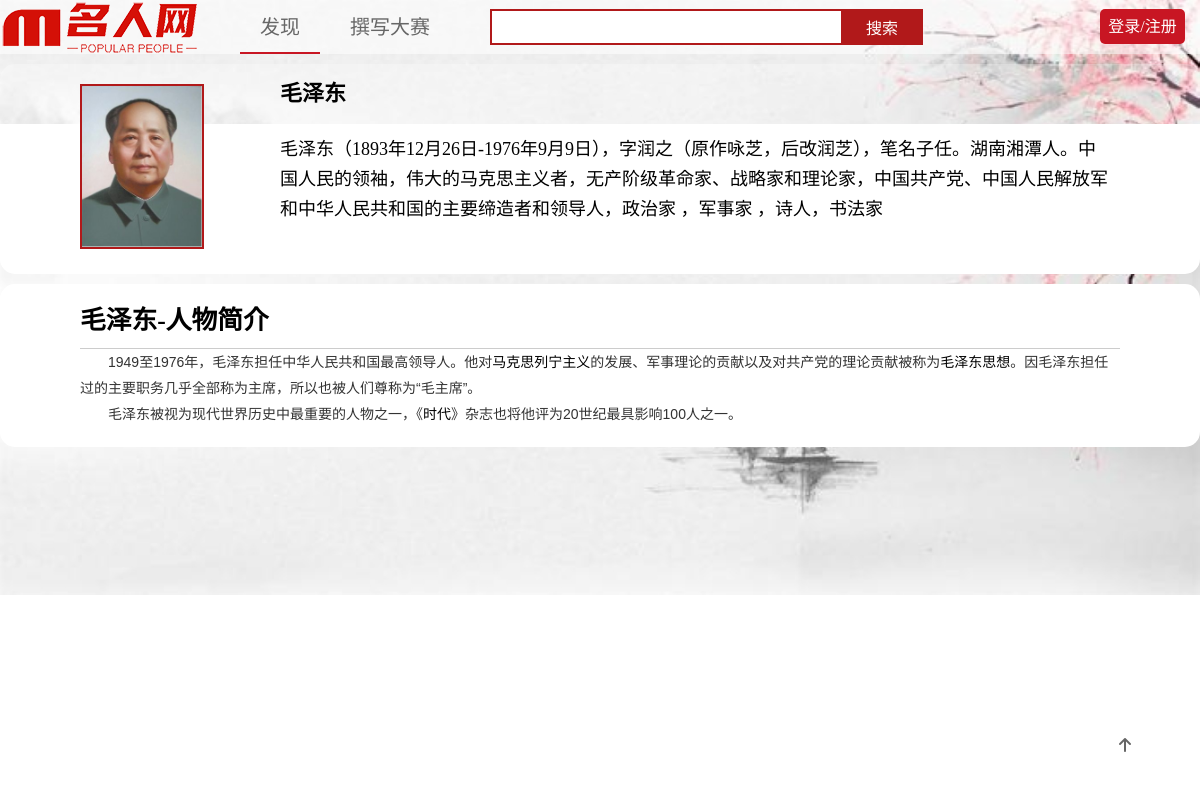
Screenshot of /design/show.php?id=31 with the database file from the repository.
### tables this page shows
CREATE TABLE `introduction`  (
  `id` int(11) UNSIGNED NOT NULL AUTO_INCREMENT,
  `name` varchar(255) NOT NULL,
  `birthday` varchar(255) NOT NULL,
  `work` varchar(255) NOT NULL,
  `introduction` longtext NOT NULL,
  PRIMARY KEY (`id`) USING BTREE
);

CREATE TABLE `images`  (
  `id` int(11) UNSIGNED NOT NULL AUTO_INCREMENT,
  `image` varchar(255) NOT NULL,
  `name` varchar(255) NOT NULL,
  INDEX `id`(`id`) USING BTREE
);

CREATE TABLE `content`  (
  `id` int(10) UNSIGNED NOT NULL AUTO_INCREMENT,
  `name` varchar(255) NOT NULL,
  `content` longtext NOT NULL,
  PRIMARY KEY (`id`) USING BTREE
);

### design/show.php (the view, shortened to what this page needs)
<!DOCTYPE html>
<html lang="en">
<head>
    <link rel="stylesheet" href="./css/base.css">
    <link rel="stylesheet" href="./css/comm.css">
    <link rel="stylesheet" href="./css/discover.css">
    <link rel="stylesheet" href="./css/show.css">
</head>
<body>
    <div class="to_top">
        <a href="#"><p><i></i></p></a>
    </div>
    <div class="shortcut">
        <div class="w">
            <div class="logo fl">
                <h1>
                    <a href="./index.php" title="名人网">名人网</a>
                </h1>
            </div>
            <div class="fl discover">
                <ul>
                    <li>
                        <a href="./discover.php" class="now">发现</a>
                    </li>
                    <?php
                    if (isset($_SESSION['islogin'])) {
                        ?>
                        <li>
                            <a href="./write.php">撰写大赛</a>
                        </li>
                        <?php
                        } else {
                            echo "<li><a href='./login.php'>撰写大赛</a></li>";
                        }
                    ?>
                </ul>
            </div>
            <div class="search">
                <form action="./discover.php">
                    <input type="text" class="text fl" name="search" value="<?php if (!empty($_GET['search'])) echo $_GET['search'];?>">
                    <button class="btn fl" type="submit">搜索</button>
                </form>
            </div>
            <div class="fr login">
            <?php
                if (isset($_SESSION['islogin'])) {
                ?>
                    <span><?php echo $_SESSION['username'];?>,欢迎您!</span>
                    <a href='loginout.php'>注销</a>
                <?php
                    } else {
                    echo "<a href='./login.php'>登录/注册</a>";
                }
            ?>
            </div>
        </div>
    </div>
    <div class="w introduce">
        <div class="nav">
        <?php
        include_once("conn.php");
        if (!empty($_GET['id'])) {
            $id = $_GET['id'];
            $sql = "SELECT `introduction`.`id` ,`introduction`.`name`,`birthday`,`work`,`introduction`,`image`,`content` FROM `introduction`,`images`,`content` WHERE `introduction`.name = `images`.name AND `introduction`.name = `content`.name AND `introduction`.id=$id;";
            $result = $mySQLi -> query($sql);
            $rows = $result->fetch_all(MYSQLI_ASSOC);
            foreach($rows as $row){
                $imagedir=$row['image'];
    ?>
            <img src="<?php echo $imagedir;?>" alt="">
            <div class="top">
                <h3>
                    <?php echo $row['name'];?>
                </h3>
            </div>
            <div class="bottom">
                <p><?php echo $row['introduction'];?></p>
            </div>
        </div>
        <div class="content">
            <div class="content-hd">
                <h3><span><?php echo $row['name'];?></span>-人物简介</h3>
            </div>
            <div class="content-bd">
                <?php echo $row['content'];?>
            </div>
            <?php
            }
        } else {
            echo "<script>location.href = './discover.php';</script>";
        }
    ?>
        </div>
    </div>
</body>
</html>

### design/css/base.css (style rules this page uses)
* { margin: 0; padding: 0 }
em, i { font-style: normal; }
li { list-style: none; }
img { border: 0; vertical-align: middle; }
button { cursor: pointer; }
a { color: #666; text-decoration: none; }

### design/css/comm.css (style rules this page uses)
.fl { float: left; }
.fr { float: right; }
.w { width: 1200px; margin: 0 auto; }

### design/css/discover.css (style rules this page uses)
body { background: url(../img/bj.jpg) no-repeat; background-size: 100%; background-attachment: fixed; }
.shortcut { position: fixed; height: 54px; width: 100%; top: 0; z-index: 999; background-color: rgba(255, 255, 255, 0.555); }
.logo { height: 54px; width: 200px; }
.logo a { display: block; height: 54px; width: 200px; background: url(../img/logo.png) no-repeat; font-size: 0; }
.discover { height: 54px; margin-left: 40px; line-height: 54px; font-size: 20px; }
.discover li { margin-right: 10px; float: left; height: 52px; }
.now { border-bottom: 2px solid #c81623; }
.discover li a { display: block; padding: 0 20px; height: 100%; }
.login { position: absolute; top: 9px; left: 1100px; }
.login a { display: inline-block; height: 35px; width: 85px; border-radius: 5px; line-height: 35px; text-align: center; color: #fff; background-color: #c81623; transition: all 0.7s; }
.search { float: left; height: 54px; margin-top: 9px; margin-left: 30px; }
.text { height: 32px; width: 340px; outline: none; border: 2px solid #b1191a; padding-left: 10px; color: #ccc; }
.btn { width: 82px; height: 36px; background-color: #b1191a; margin-left: -3px; border: 0; font-size: 16px; color: #fff; }
.to_top { position: fixed; display: inline-block; bottom: 30px; right: 50px; width: 50px; height: 50px; border-radius: 50%; background-color: #fff; z-index: 888; }
.to_top a { display: block; width: 100%; margin: 0 auto; }
.to_top p { text-align: center; }
.to_top i { font-family: 'icomoon'; line-height: 50px; }

### design/css/show.css (style rules this page uses)
.introduce { margin-top: 64px; }
.nav { position: relative; }
.nav img { position: absolute; left: 80px; top: 20px; width: 120px; border: 2px solid #b1191a; }
.nav .bottom, .nav .top { overflow: hidden; width: 100%; }
.nav .top { background-color: rgba(255, 255, 255, 0.288); border-radius: 15px 15px 0 0; }
.nav .bottom { background-color: #fff; border-radius: 0 0 15px 15px; }
.nav .top h3 { height: 40px; padding: 10px; width: 830px; float: right; font-size: 22px; line-height: 40px; margin-right: 80px; }
.nav .bottom p { min-height: 130px; padding: 10px; width: 830px; float: right; font-size: 18px; line-height: 30px; margin-right: 80px; overflow: hidden; }
.content { margin-top: 10px; padding: 10px 80px 10px 80px; border-radius: 15px; background-color: #fff; }
.content-hd { height: 54px; line-height: 54px; font-size: 22px; border-bottom: 1px solid #ccc; }
.content-bd { line-height: 40px; margin-bottom: 10px; font-size: 18px; }

### rows the page displays
introduction: images.image (picture), name "毛泽东", introduction "毛泽东（1893年12月26日-1976年9月9日），字润之（原作咏芝，后改润芝），笔名子任。湖南湘潭人。中国人民的领袖，伟大的马克思主义者，无产阶级革命家、战略家和理论家，中国共产党、中国人民解放军和中华人民共和国的主要缔造者和领导人，政治家 ，军事家 ，诗人，书法家", content.content "1949 至 1976 年，毛泽东担任中华人民共和国最高领导人。他对 马克思列宁主义 的发展、军事理论的贡献以及对共产党的理论贡献被称为 毛泽东思想 。因毛泽东担任过的主要职务几乎全部称为主席，所以也被人们尊称为 “ 毛主席 ” 。 毛泽东被视为现代世界历史中最重要的人物之一，《 时代 》杂志也将他评为 20 世纪最具影响 100 人之一。"
